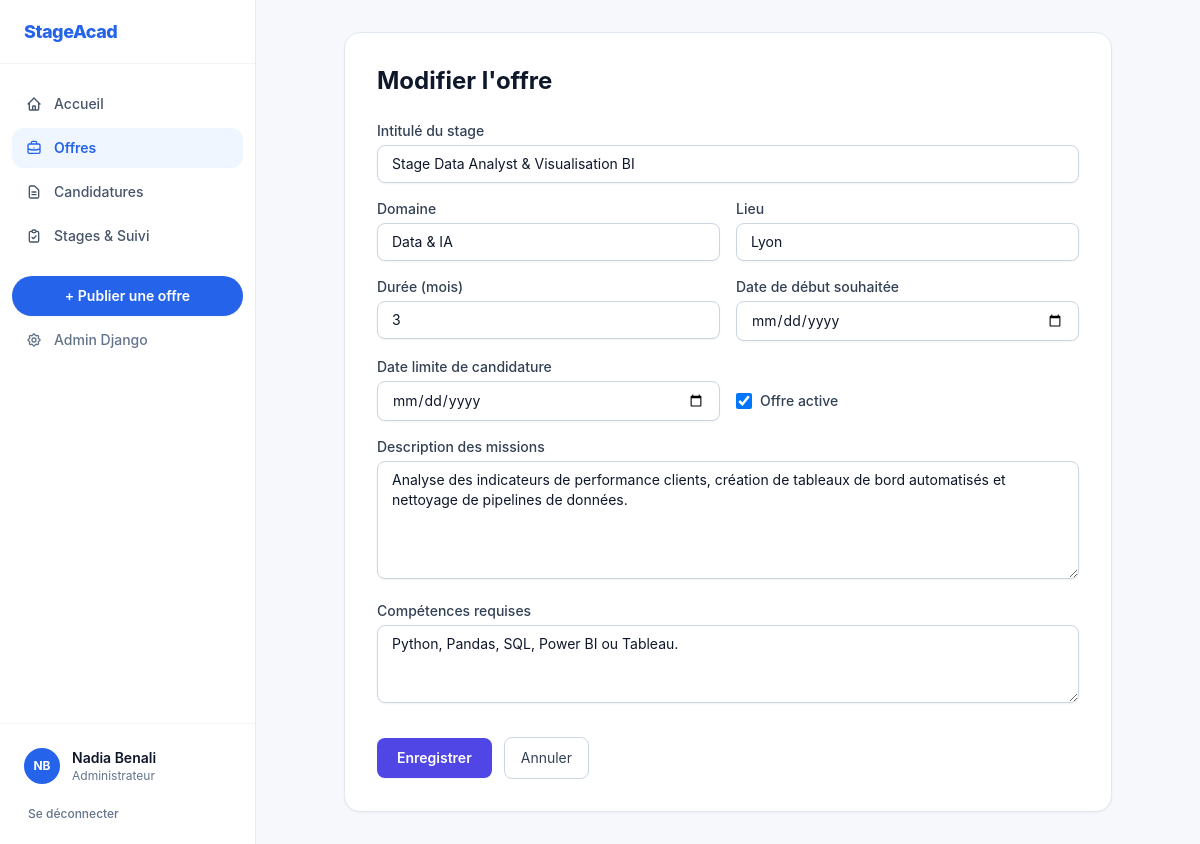
/offres/2/modifier/ (signed in), run on the app's committed database.
### accounts/models.py (models this page shows, shortened)
class User(AbstractUser):
    class Role(models.TextChoices):
        ETUDIANT = "ETUDIANT", "Étudiant"
        ENTREPRISE = "ENTREPRISE", "Entreprise"
        ENCADREUR = "ENCADREUR", "Encadreur académique"
        ADMIN = "ADMIN", "Administrateur"
    role = models.CharField(
        max_length=20,
        choices=Role.choices,
        default=Role.ETUDIANT,
        verbose_name="Rôle",
    )
    telephone = models.CharField(max_length=30, blank=True, verbose_name="Téléphone")
    organisation = models.CharField(
        max_length=150,
        blank=True,
        verbose_name="Entreprise / Établissement",
    )
    filiere = models.CharField(max_length=120, blank=True, verbose_name="Filière / Département")
    niveau = models.CharField(max_length=60, blank=True, verbose_name="Niveau d'études")
    specialite = models.CharField(max_length=120, blank=True, verbose_name="Spécialité")
    class Meta:
        verbose_name = "Utilisateur"
        verbose_name_plural = "Utilisateurs"
    @property
    def is_etudiant(self) -> bool:
        return self.role == self.Role.ETUDIANT
    @property
    def is_entreprise(self) -> bool:
        return self.role == self.Role.ENTREPRISE
    @property
    def is_encadreur(self) -> bool:
        return self.role == self.Role.ENCADREUR
    @property
    def is_admin_role(self) -> bool:
        return self.role == self.Role.ADMIN or self.is_superuser
    def display_name(self) -> str:
        if self.is_entreprise and self.organisation:
            return self.organisation
        full = self.get_full_name().strip()
        return full if full else self.username
    @property
    def initials(self) -> str:
        name = self.display_name().strip()
        parts = [p for p in name.replace(".", " ").split() if p]
        if len(parts) >= 2:
            return (parts[0][0] + parts[-1][0]).upper()
        return name[:2].upper() if name else "US"

### stages/models.py (models this page shows, shortened)
class OffreStage(models.Model):
    titre = models.CharField(max_length=200, verbose_name="Intitulé du stage")
    entreprise = models.ForeignKey(
        settings.AUTH_USER_MODEL,
        on_delete=models.CASCADE,
        related_name="offres_publiees",
        verbose_name="Entreprise",
    )
    domaine = models.CharField(max_length=120, verbose_name="Domaine")
    lieu = models.CharField(max_length=150, verbose_name="Lieu")
    duree_mois = models.PositiveIntegerField(
        default=3,
        validators=[MinValueValidator(1), MaxValueValidator(24)],
        verbose_name="Durée (mois)",
    )
    date_debut = models.DateField(verbose_name="Date de début souhaitée")
    date_limite = models.DateField(verbose_name="Date limite de candidature")
    description = models.TextField(verbose_name="Description des missions")
    competences_requises = models.TextField(blank=True, verbose_name="Compétences requises")
    est_active = models.BooleanField(default=True, verbose_name="Offre active")
    date_creation = models.DateTimeField(auto_now_add=True, verbose_name="Publiée le")
    class Meta:
        ordering = ["-date_creation"]
        verbose_name = "Offre de stage"
        verbose_name_plural = "Offres de stage"

### stages/views.py (the view)
# urls.py: path("offres/<int:pk>/modifier/", views.offre_edit, name="offre_edit"),
@login_required
def offre_edit(request, pk):
    offre = get_object_or_404(OffreStage, pk=pk)
    if not (request.user.is_admin_role or offre.entreprise_id == request.user.id):
        raise PermissionDenied("Vous ne pouvez pas modifier cette offre.")
    if request.method == "POST":
        form = OffreStageForm(request.POST, instance=offre)
        if form.is_valid():
            form.save()
            messages.success(request, "L'offre de stage a été mise à jour.")
            return redirect("stages:offre_detail", pk=offre.pk)
    else:
        form = OffreStageForm(instance=offre)
    return render(request, "stages/offre_form.html", {"form": form, "offre": offre, "titre_page": "Modifier l'offre"})

### stages/forms.py
class OffreStageForm(forms.ModelForm):
    class Meta:
        model = OffreStage
        fields = (
            "titre",
            "domaine",
            "lieu",
            "duree_mois",
            "date_debut",
            "date_limite",
            "description",
            "competences_requises",
            "est_active",
        )
        widgets = {
            "date_debut": forms.DateInput(attrs={"type": "date", "class": INPUT_CLASS}),
            "date_limite": forms.DateInput(attrs={"type": "date", "class": INPUT_CLASS}),
            "description": forms.Textarea(attrs={"rows": 5, "class": INPUT_CLASS}),
            "competences_requises": forms.Textarea(attrs={"rows": 3, "class": INPUT_CLASS}),
        }
    def __init__(self, *args, **kwargs):
        super().__init__(*args, **kwargs)
        for name, field in self.fields.items():
            if name == "est_active":
                field.widget.attrs["class"] = "h-4 w-4 rounded border-slate-300 text-indigo-600 focus:ring-indigo-500"
            elif "class" not in field.widget.attrs:
                field.widget.attrs["class"] = INPUT_CLASS

### templates/stages/offre_form.html (shortened to what this page needs)
{% extends "base.html" %}
{% block content %}
  <div class="max-w-3xl mx-auto bg-white rounded-2xl border border-slate-200 shadow-sm p-8">
    <h1 class="text-2xl font-bold text-slate-900 mb-6">{{ titre_page }}</h1>
    <form method="post" class="space-y-4">
      <div class="grid sm:grid-cols-2 gap-4">
        <div class="sm:col-span-2">
          <label class="block text-sm font-medium text-slate-700 mb-1">{{ form.titre.label }}</label>
          {{ form.titre }}
        </div>
        <div>
          <label class="block text-sm font-medium text-slate-700 mb-1">{{ form.domaine.label }}</label>
          {{ form.domaine }}
        </div>
        <div>
          <label class="block text-sm font-medium text-slate-700 mb-1">{{ form.lieu.label }}</label>
          {{ form.lieu }}
        </div>
        <div>
          <label class="block text-sm font-medium text-slate-700 mb-1">{{ form.duree_mois.label }}</label>
          {{ form.duree_mois }}
        </div>
        <div>
          <label class="block text-sm font-medium text-slate-700 mb-1">{{ form.date_debut.label }}</label>
          {{ form.date_debut }}
        </div>
        <div>
          <label class="block text-sm font-medium text-slate-700 mb-1">{{ form.date_limite.label }}</label>
          {{ form.date_limite }}
        </div>
        <div class="flex items-center gap-2 pt-6">
          {{ form.est_active }}
          <label class="text-sm font-medium text-slate-700">{{ form.est_active.label }}</label>
        </div>
        <div class="sm:col-span-2">
          <label class="block text-sm font-medium text-slate-700 mb-1">{{ form.description.label }}</label>
          {{ form.description }}
        </div>
        <div class="sm:col-span-2">
          <label class="block text-sm font-medium text-slate-700 mb-1">{{ form.competences_requises.label }}</label>
          {{ form.competences_requises }}
        </div>
      </div>
      <div class="pt-3 flex items-center gap-3">
        <button type="submit" class="px-5 py-2.5 rounded-lg bg-indigo-600 text-white font-semibold text-sm hover:bg-indigo-700 shadow-sm">
          Enregistrer
        </button>
        <a href="{% url 'stages:offre_list' %}" class="px-4 py-2.5 rounded-lg border border-slate-300 text-sm text-slate-700 hover:bg-slate-50">
          Annuler
        </a>
      </div>
    </form>
  </div>
{% endblock %}

### templates/base.html (shortened to what this page needs)
{% load static %}
<!DOCTYPE html>
<html lang="fr" class="h-full bg-[#F6F8FC]">
<head>
  <script src="https://cdn.tailwindcss.com"></script>
  <link rel="stylesheet" href="{% static 'css/custom.css' %}">
</head>
<body class="min-h-full text-slate-800 antialiased">
  <div class="min-h-screen flex flex-col {% if user.is_authenticated %}lg:flex-row{% endif %}">
    {% if user.is_authenticated %}
      <aside class="hidden lg:flex lg:w-64 lg:flex-col bg-white border-r border-slate-200/80 sticky top-0 h-screen">
        <div class="h-16 px-6 flex items-center border-b border-slate-100">
          <a href="{% url 'stages:dashboard' %}" class="flex items-center gap-2.5">
            <span class="text-lg font-extrabold tracking-tight text-blue-600">StageAcad</span>
          </a>
        </div>
        <nav class="flex-1 px-3 py-5 space-y-1 text-sm font-medium">
          <a href="{% url 'stages:dashboard' %}"
            class="flex items-center gap-3 px-3.5 py-2.5 rounded-xl transition
            {% if request.resolver_match.url_name == 'dashboard' %}bg-blue-50 text-blue-600 font-semibold{% else %}text-slate-600 hover:bg-slate-50 hover:text-slate-900{% endif %}">
            <svg class="w-4 h-4 shrink-0" fill="none" stroke="currentColor" stroke-width="2" viewBox="0 0 24 24"><path stroke-linecap="round" stroke-linejoin="round" d="M3 12l2-2m0 0l7-7 7 7M5 10v10a1 1 0 001 1h3m10-11l2 2m-2-2v10a1 1 0 01-1 1h-3m-6 0a1 1 0 001-1v-4a1 1 0 011-1h2a1 1 0 011 1v4a1 1 0 001 1m-6 0h6"/></svg>
            <span>Accueil</span>
          </a>
          <a href="{% url 'stages:offre_list' %}"
            class="flex items-center gap-3 px-3.5 py-2.5 rounded-xl transition
            {% if 'offre' in request.resolver_match.url_name %}bg-blue-50 text-blue-600 font-semibold{% else %}text-slate-600 hover:bg-slate-50 hover:text-slate-900{% endif %}">
            <span>Offres</span>
          </a>
          {% if not user.is_encadreur %}
            <a href="{% url 'stages:candidature_list' %}"
              class="flex items-center gap-3 px-3.5 py-2.5 rounded-xl transition
              {% if 'candidature' in request.resolver_match.url_name %}bg-blue-50 text-blue-600 font-semibold{% else %}text-slate-600 hover:bg-slate-50 hover:text-slate-900{% endif %}">
              <svg class="w-4 h-4 shrink-0" fill="none" stroke="currentColor" stroke-width="2" viewBox="0 0 24 24"><path stroke-linecap="round" stroke-linejoin="round" d="M9 12h6m-6 4h6m2 5H7a2 2 0 01-2-2V5a2 2 0 012-2h5.586a1 1 0 01.707.293l5.414 5.414a1 1 0 01.293.707V19a2 2 0 01-2 2z"/></svg>
              <span>{% if user.is_etudiant %}Mes candidatures{% else %}Candidatures{% endif %}</span>
            </a>
          {% endif %}
          <a href="{% url 'stages:stage_list' %}"
            class="flex items-center gap-3 px-3.5 py-2.5 rounded-xl transition
            {% if 'stage' in request.resolver_match.url_name %}bg-blue-50 text-blue-600 font-semibold{% else %}text-slate-600 hover:bg-slate-50 hover:text-slate-900{% endif %}">
            <svg class="w-4 h-4 shrink-0" fill="none" stroke="currentColor" stroke-width="2" viewBox="0 0 24 24"><path stroke-linecap="round" stroke-linejoin="round" d="M9 5H7a2 2 0 00-2 2v12a2 2 0 002 2h10a2 2 0 002-2V7a2 2 0 00-2-2h-2M9 5a2 2 0 002 2h2a2 2 0 002-2M9 5a2 2 0 012-2h2a2 2 0 012 2m-6 9l2 2 4-4"/></svg>
            <span>{% if user.is_etudiant %}Mon stage{% else %}Stages &amp; Suivi{% endif %}</span>
          </a>
          {% if user.is_entreprise or user.is_admin_role %}
            <div class="pt-4">
              <a href="{% url 'stages:offre_create' %}" class="flex items-center justify-center gap-2 w-full px-4 py-2.5 rounded-full bg-blue-600 text-white text-sm font-semibold hover:bg-blue-700 shadow-sm transition">
                <span>+ Publier une offre</span>
              </a>
            </div>
          {% endif %}
          {% if user.is_staff %}
            <a href="/admin/" class="flex items-center gap-3 px-3.5 py-2.5 rounded-xl text-slate-500 hover:bg-slate-50 hover:text-slate-900 transition">
              <span>Admin Django</span>
            </a>
          {% endif %}
        </nav>
        <div class="p-4 border-t border-slate-100">
          <a href="{% url 'accounts:profile' %}" class="flex items-center gap-3 p-2 rounded-xl hover:bg-slate-50 transition">
            <span class="h-9 w-9 rounded-full bg-blue-600 text-white text-xs font-bold flex items-center justify-center shrink-0">
              {{ user.initials }}
            </span>
            <div class="min-w-0 flex-1">
              <p class="text-sm font-semibold text-slate-900 truncate">{{ user.display_name }}</p>
              <p class="text-xs text-slate-500 truncate">{{ user.get_role_display }}</p>
            </div>
          </a>
          <form method="post" action="{% url 'accounts:logout' %}" class="mt-2">
            <button type="submit" class="w-full text-left px-3 py-1.5 rounded-lg text-xs font-medium text-slate-500 hover:text-red-600 hover:bg-red-50 transition">
              Se déconnecter
            </button>
          </form>
        </div>
      </aside>
    {% endif %}
    <div class="flex-1 flex flex-col min-w-0">
      <main class="flex-1 {% if user.is_authenticated %}max-w-5xl{% else %}max-w-6xl{% endif %} w-full mx-auto px-4 sm:px-8 py-8">
        {% block content %}{% endblock %}
      </main>
    </div>
  </div>
</body>
</html>

### static/css/custom.css (style rules this page uses)
body { font-family: Inter, ui-sans-serif, system-ui, -apple-system, BlinkMacSystemFont, "Segoe UI", Roboto, sans-serif; }

### data on the page
User: initials "NB", display_name "Nadia Benali", role "Administrateur"
OffreStage: titre "Stage Data Analyst & Visualisation BI", domaine "Data & IA", lieu "Lyon", duree_mois "3", est_active "☑", description "Analyse des indicateurs de performance clients, création de tableaux de bord automatisés et nettoyage de pipelines de données.", competences_requises "Python, Pandas, SQL, Power BI ou Tableau."

### other printed values
{{ titre_page }} "Modifier l'offre"
